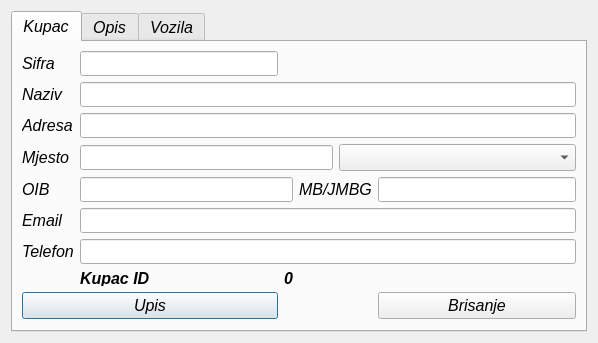
<?xml version="1.0" encoding="UTF-8"?>
<ui version="4.0">
 <class>frmkupac</class>
 <widget class="QDialog" name="frmkupac">
  <property name="geometry">
   <rect>
    <x>0</x>
    <y>0</y>
    <width>598</width>
    <height>339</height>
   </rect>
  </property>
  <property name="windowTitle">
   <string>Dialog</string>
  </property>
  <layout class="QGridLayout" name="gridLayout">
   <item row="0" column="0">
    <widget class="QTabWidget" name="tabVozilo">
     <property name="font">
      <font>
       <pointsize>12</pointsize>
       <italic>true</italic>
      </font>
     </property>
     <property name="currentIndex">
      <number>0</number>
     </property>
     <widget class="QWidget" name="tabFirma">
      <attribute name="title">
       <string>Kupac</string>
      </attribute>
      <layout class="QGridLayout" name="gridLayout_4">
       <item row="1" column="0">
        <widget class="QLabel" name="label_4">
         <property name="font">
          <font>
           <pointsize>12</pointsize>
           <italic>true</italic>
          </font>
         </property>
         <property name="text">
          <string>Sifra</string>
         </property>
        </widget>
       </item>
       <item row="8" column="2">
        <widget class="QLabel" name="label">
         <property name="maximumSize">
          <size>
           <width>16777215</width>
           <height>16</height>
          </size>
         </property>
         <property name="font">
          <font>
           <weight>75</weight>
           <bold>true</bold>
          </font>
         </property>
         <property name="text">
          <string>Kupac ID</string>
         </property>
        </widget>
       </item>
       <item row="1" column="2">
        <widget class="QLineEdit" name="txtFirmaSifra">
         <property name="maximumSize">
          <size>
           <width>16777215</width>
           <height>25</height>
          </size>
         </property>
         <property name="font">
          <font>
           <pointsize>12</pointsize>
           <italic>true</italic>
          </font>
         </property>
        </widget>
       </item>
       <item row="6" column="2" colspan="5">
        <widget class="QLineEdit" name="txtFirmaEmail">
         <property name="maximumSize">
          <size>
           <width>16777215</width>
           <height>25</height>
          </size>
         </property>
         <property name="font">
          <font>
           <pointsize>12</pointsize>
           <italic>true</italic>
          </font>
         </property>
        </widget>
       </item>
       <item row="5" column="0" colspan="2">
        <widget class="QLabel" name="label_5">
         <property name="font">
          <font>
           <pointsize>12</pointsize>
           <italic>true</italic>
          </font>
         </property>
         <property name="text">
          <string>OIB</string>
         </property>
        </widget>
       </item>
       <item row="6" column="0" colspan="2">
        <widget class="QLabel" name="label_6">
         <property name="font">
          <font>
           <pointsize>12</pointsize>
           <italic>true</italic>
          </font>
         </property>
         <property name="text">
          <string>Email</string>
         </property>
        </widget>
       </item>
       <item row="8" column="3">
        <widget class="QLabel" name="lblFirmaID">
         <property name="maximumSize">
          <size>
           <width>16777215</width>
           <height>16</height>
          </size>
         </property>
         <property name="font">
          <font>
           <weight>75</weight>
           <bold>true</bold>
          </font>
         </property>
         <property name="text">
          <string>0</string>
         </property>
        </widget>
       </item>
       <item row="10" column="0" colspan="3">
        <widget class="QPushButton" name="btnUpis">
         <property name="text">
          <string>Upis</string>
         </property>
         <property name="icon">
          <iconset>
           <normaloff>:/ikone/ikone/button_ok.svg</normaloff>:/ikone/ikone/button_ok.svg</iconset>
         </property>
        </widget>
       </item>
       <item row="3" column="2" colspan="5">
        <widget class="QLineEdit" name="txtFirmaAdresa">
         <property name="maximumSize">
          <size>
           <width>16777215</width>
           <height>25</height>
          </size>
         </property>
         <property name="font">
          <font>
           <pointsize>12</pointsize>
           <italic>true</italic>
          </font>
         </property>
        </widget>
       </item>
       <item row="4" column="2" colspan="3">
        <widget class="QLineEdit" name="txtKupacMjesto">
         <property name="minimumSize">
          <size>
           <width>0</width>
           <height>25</height>
          </size>
         </property>
         <property name="maximumSize">
          <size>
           <width>16777215</width>
           <height>25</height>
          </size>
         </property>
         <property name="font">
          <font>
           <pointsize>14</pointsize>
           <weight>75</weight>
           <italic>true</italic>
           <bold>true</bold>
          </font>
         </property>
         <property name="text">
          <string/>
         </property>
        </widget>
       </item>
       <item row="4" column="5" colspan="2">
        <widget class="QComboBox" name="cbZemlja"/>
       </item>
       <item row="2" column="0">
        <widget class="QLabel" name="label_2">
         <property name="font">
          <font>
           <pointsize>12</pointsize>
           <italic>true</italic>
          </font>
         </property>
         <property name="text">
          <string>Naziv</string>
         </property>
        </widget>
       </item>
       <item row="10" column="6">
        <widget class="QPushButton" name="btnBrisanje">
         <property name="text">
          <string>Brisanje</string>
         </property>
         <property name="icon">
          <iconset>
           <normaloff>:/ikone/ikone/edit_delete.svg</normaloff>:/ikone/ikone/edit_delete.svg</iconset>
         </property>
        </widget>
       </item>
       <item row="5" column="4" colspan="2">
        <widget class="QLabel" name="label_20">
         <property name="font">
          <font>
           <pointsize>12</pointsize>
           <weight>50</weight>
           <italic>true</italic>
           <bold>false</bold>
          </font>
         </property>
         <property name="text">
          <string>MB/JMBG</string>
         </property>
        </widget>
       </item>
       <item row="5" column="6">
        <widget class="QLineEdit" name="txtKupacMB">
         <property name="maximumSize">
          <size>
           <width>16777215</width>
           <height>25</height>
          </size>
         </property>
         <property name="font">
          <font>
           <pointsize>14</pointsize>
           <weight>75</weight>
           <italic>true</italic>
           <bold>true</bold>
          </font>
         </property>
         <property name="text">
          <string/>
         </property>
        </widget>
       </item>
       <item row="3" column="0" colspan="2">
        <widget class="QLabel" name="label_3">
         <property name="font">
          <font>
           <pointsize>12</pointsize>
           <italic>true</italic>
          </font>
         </property>
         <property name="text">
          <string>Adresa</string>
         </property>
        </widget>
       </item>
       <item row="5" column="2" colspan="2">
        <widget class="QLineEdit" name="txtFirmaOIB">
         <property name="maximumSize">
          <size>
           <width>16777215</width>
           <height>25</height>
          </size>
         </property>
         <property name="font">
          <font>
           <pointsize>12</pointsize>
           <italic>true</italic>
          </font>
         </property>
         <property name="text">
          <string/>
         </property>
        </widget>
       </item>
       <item row="7" column="0" colspan="2">
        <widget class="QLabel" name="label_7">
         <property name="font">
          <font>
           <pointsize>12</pointsize>
           <italic>true</italic>
          </font>
         </property>
         <property name="text">
          <string>Telefon</string>
         </property>
        </widget>
       </item>
       <item row="4" column="0" colspan="2">
        <widget class="QLabel" name="label_28">
         <property name="font">
          <font>
           <pointsize>12</pointsize>
           <weight>50</weight>
           <italic>true</italic>
           <bold>false</bold>
          </font>
         </property>
         <property name="text">
          <string>Mjesto</string>
         </property>
        </widget>
       </item>
       <item row="7" column="2" colspan="5">
        <widget class="QLineEdit" name="txtFirmaTelefon">
         <property name="maximumSize">
          <size>
           <width>16777215</width>
           <height>25</height>
          </size>
         </property>
         <property name="font">
          <font>
           <pointsize>12</pointsize>
           <italic>true</italic>
          </font>
         </property>
        </widget>
       </item>
       <item row="2" column="2" colspan="5">
        <widget class="QLineEdit" name="txtFirmaNaziv">
         <property name="minimumSize">
          <size>
           <width>0</width>
           <height>25</height>
          </size>
         </property>
         <property name="maximumSize">
          <size>
           <width>16777215</width>
           <height>25</height>
          </size>
         </property>
         <property name="font">
          <font>
           <pointsize>12</pointsize>
           <italic>true</italic>
          </font>
         </property>
        </widget>
       </item>
      </layout>
     </widget>
     <widget class="QWidget" name="tabOpis">
      <attribute name="title">
       <string>Opis</string>
      </attribute>
      <layout class="QGridLayout" name="gridLayout_3">
       <item row="0" column="0">
        <widget class="QPlainTextEdit" name="txtFirmaOpis"/>
       </item>
      </layout>
     </widget>
     <widget class="QWidget" name="tab">
      <attribute name="title">
       <string>Vozila</string>
      </attribute>
      <layout class="QGridLayout" name="gridLayout_2">
       <item row="0" column="0">
        <widget class="QLabel" name="label_9">
         <property name="font">
          <font>
           <pointsize>11</pointsize>
           <italic>true</italic>
          </font>
         </property>
         <property name="text">
          <string>Marka</string>
         </property>
        </widget>
       </item>
       <item row="0" column="1" colspan="4">
        <widget class="QLineEdit" name="txtVoziloMarka">
         <property name="maximumSize">
          <size>
           <width>16777215</width>
           <height>25</height>
          </size>
         </property>
         <property name="font">
          <font>
           <pointsize>11</pointsize>
          </font>
         </property>
        </widget>
       </item>
       <item row="0" column="5" colspan="2">
        <widget class="QLabel" name="label_10">
         <property name="font">
          <font>
           <pointsize>11</pointsize>
           <italic>true</italic>
          </font>
         </property>
         <property name="text">
          <string>Model</string>
         </property>
        </widget>
       </item>
       <item row="0" column="7" colspan="2">
        <widget class="QLineEdit" name="txtVoziloModel">
         <property name="maximumSize">
          <size>
           <width>16777215</width>
           <height>25</height>
          </size>
         </property>
         <property name="font">
          <font>
           <pointsize>11</pointsize>
          </font>
         </property>
        </widget>
       </item>
       <item row="1" column="0">
        <widget class="QLabel" name="label_11">
         <property name="font">
          <font>
           <pointsize>11</pointsize>
           <italic>true</italic>
          </font>
         </property>
         <property name="text">
          <string>Godina</string>
         </property>
        </widget>
       </item>
       <item row="1" column="1" colspan="2">
        <widget class="QLineEdit" name="txtVoziloGodina">
         <property name="maximumSize">
          <size>
           <width>16777215</width>
           <height>25</height>
          </size>
         </property>
         <property name="font">
          <font>
           <pointsize>11</pointsize>
          </font>
         </property>
         <property name="text">
          <string>2013</string>
         </property>
        </widget>
       </item>
       <item row="1" column="3">
        <widget class="QLabel" name="label_12">
         <property name="font">
          <font>
           <pointsize>11</pointsize>
           <italic>true</italic>
          </font>
         </property>
         <property name="text">
          <string>Registracija</string>
         </property>
        </widget>
       </item>
       <item row="1" column="4" colspan="2">
        <widget class="QLineEdit" name="txtVoziloRegistracija">
         <property name="maximumSize">
          <size>
           <width>16777215</width>
           <height>25</height>
          </size>
         </property>
         <property name="font">
          <font>
           <pointsize>11</pointsize>
          </font>
         </property>
         <property name="text">
          <string/>
         </property>
        </widget>
       </item>
       <item row="1" column="6" colspan="2">
        <widget class="QLabel" name="label_13">
         <property name="font">
          <font>
           <pointsize>11</pointsize>
           <italic>true</italic>
          </font>
         </property>
         <property name="text">
          <string>km</string>
         </property>
        </widget>
       </item>
       <item row="1" column="8">
        <widget class="QLineEdit" name="txtVoziloKM">
         <property name="maximumSize">
          <size>
           <width>16777215</width>
           <height>25</height>
          </size>
         </property>
         <property name="font">
          <font>
           <pointsize>11</pointsize>
          </font>
         </property>
         <property name="text">
          <string>0</string>
         </property>
         <property name="alignment">
          <set>Qt::AlignRight|Qt::AlignTrailing|Qt::AlignVCenter</set>
         </property>
        </widget>
       </item>
       <item row="2" column="0" colspan="3">
        <widget class="QLabel" name="label_14">
         <property name="font">
          <font>
           <pointsize>11</pointsize>
           <italic>true</italic>
          </font>
         </property>
         <property name="text">
          <string>Napomena</string>
         </property>
        </widget>
       </item>
       <item row="3" column="0" colspan="9">
        <widget class="QPlainTextEdit" name="txtVoziloNapomena">
         <property name="font">
          <font>
           <pointsize>11</pointsize>
          </font>
         </property>
        </widget>
       </item>
       <item row="4" column="0" colspan="2">
        <widget class="QPushButton" name="btnVoziloUpis">
         <property name="font">
          <font>
           <weight>50</weight>
           <bold>false</bold>
          </font>
         </property>
         <property name="text">
          <string>Unos</string>
         </property>
         <property name="icon">
          <iconset>
           <normaloff>:/ikone/ikone/list_add.svg</normaloff>:/ikone/ikone/list_add.svg</iconset>
         </property>
        </widget>
       </item>
       <item row="4" column="2" colspan="2">
        <widget class="QPushButton" name="btnVoziloIzmijena">
         <property name="font">
          <font>
           <weight>50</weight>
           <bold>false</bold>
          </font>
         </property>
         <property name="text">
          <string>Izmijena</string>
         </property>
         <property name="icon">
          <iconset>
           <normaloff>:/ikone/ikone/menu.png</normaloff>:/ikone/ikone/menu.png</iconset>
         </property>
        </widget>
       </item>
       <item row="5" column="0" colspan="10">
        <widget class="QTableView" name="tableView"/>
       </item>
       <item row="4" column="8">
        <widget class="QPushButton" name="btnVoziloBrisanje">
         <property name="font">
          <font>
           <weight>50</weight>
           <bold>false</bold>
          </font>
         </property>
         <property name="text">
          <string>Brisanje</string>
         </property>
         <property name="icon">
          <iconset>
           <normaloff>:/ikone/ikone/list_remove.svg</normaloff>:/ikone/ikone/list_remove.svg</iconset>
         </property>
        </widget>
       </item>
      </layout>
     </widget>
    </widget>
   </item>
  </layout>
 </widget>
 <tabstops>
  <tabstop>txtFirmaSifra</tabstop>
  <tabstop>txtFirmaNaziv</tabstop>
  <tabstop>txtFirmaAdresa</tabstop>
  <tabstop>txtKupacMjesto</tabstop>
  <tabstop>cbZemlja</tabstop>
  <tabstop>txtFirmaOIB</tabstop>
  <tabstop>txtKupacMB</tabstop>
  <tabstop>txtFirmaEmail</tabstop>
  <tabstop>txtFirmaTelefon</tabstop>
  <tabstop>btnUpis</tabstop>
  <tabstop>btnBrisanje</tabstop>
  <tabstop>tabVozilo</tabstop>
  <tabstop>txtFirmaOpis</tabstop>
  <tabstop>txtVoziloMarka</tabstop>
  <tabstop>txtVoziloModel</tabstop>
  <tabstop>txtVoziloGodina</tabstop>
  <tabstop>txtVoziloRegistracija</tabstop>
  <tabstop>txtVoziloKM</tabstop>
  <tabstop>txtVoziloNapomena</tabstop>
  <tabstop>btnVoziloUpis</tabstop>
  <tabstop>btnVoziloIzmijena</tabstop>
  <tabstop>tableView</tabstop>
  <tabstop>btnVoziloBrisanje</tabstop>
 </tabstops>
 <resources/>
 <connections/>
</ui>
